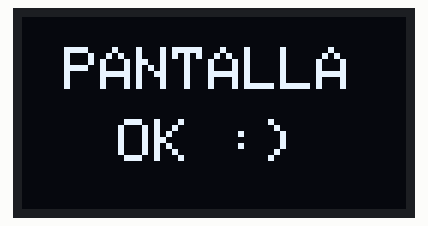
This sketch was run on a simulated ESP32-C3. Parts: 128×64 one-colour display. What the sketch prints to the serial monitor is not drawn.

Above: at 0.7 s.
At 3.2 s:
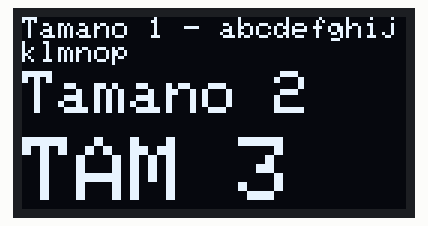
At 5.7 s:
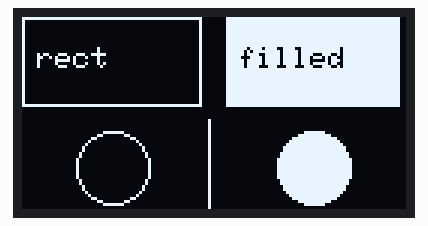
At 12.0 s:
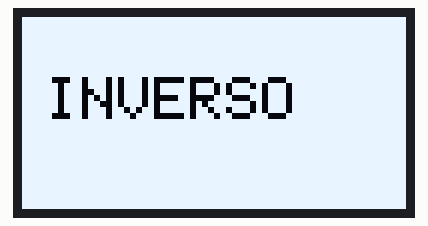
At 16.1 s:
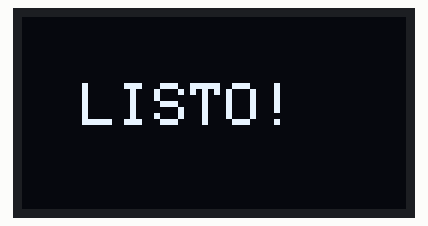
At 17.7 s:
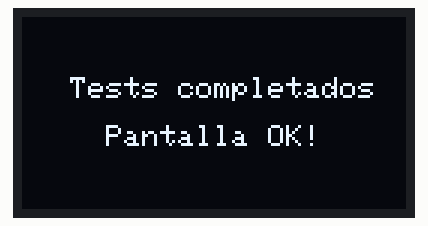

The sketch:

prueba_pantalla.ino
```cpp
/*
  prueba_pantalla.ino
  Hardware: ESP32-C3 Super Mini + OLED SH1106 128×64

  Verifica que la pantalla esté correctamente conectada y funcione.
  Ejecuta una serie de tests visuales en orden automático.

  TESTS:
    1. Scanner I2C — confirma que el display responde en el bus
    2. Texto básico — "PANTALLA OK" en pantalla
    3. Tamaños de texto — 3 tamaños disponibles (1, 2, 3)
    4. Formas — rectángulo, círculo, líneas diagonales
    5. Píxeles — pantalla completa encendida (todos los píxeles ON)
    6. Inversión — prueba contraste con invertDisplay()
    7. Animación — barra que crece de izquierda a derecha

  Si la pantalla no aparece en el test 1 (Scanner I2C):
    → Verifica SDA = GPIO 8  y  SCL = GPIO 9
    → Verifica que la pantalla recibe 3.3V
    → Verifica la dirección I2C: la SH1106 puede estar en 0x3C o 0x3D

  LIBRERÍAS necesarias:
    Adafruit GFX Library
    Adafruit SH110X

  PINES:
    SDA = GPIO 8
    SCL = GPIO 9
*/

#include <Wire.h>
#include <Adafruit_GFX.h>
#include <Adafruit_SH110X.h>

#define SDA_PIN       8
#define SCL_PIN       9
#define OLED_ADDR  0x3C
#define ANCHO        128
#define ALTO          64

Adafruit_SH1106G display(ANCHO, ALTO, &Wire, -1);

// ── Utilidades ─────────────────────────────────────────────────────────────

void titulo(const char* txt) {
  Serial.printf("\n[TEST] %s\n", txt);
}

void esperar(int ms, const char* motivo = nullptr) {
  if (motivo) Serial.printf("      (%s)\n", motivo);
  delay(ms);
}

// ── Test 1 — Scanner I2C ───────────────────────────────────────────────────

void testScannerI2C() {
  titulo("Scanner I2C");
  Serial.println("      Buscando dispositivos en el bus I2C...");

  int encontrados = 0;
  for (uint8_t addr = 1; addr < 127; addr++) {
    Wire.beginTransmission(addr);
    uint8_t error = Wire.endTransmission();
    if (error == 0) {
      Serial.printf("      Dispositivo encontrado en 0x%02X", addr);
      if      (addr == 0x3C || addr == 0x3D) Serial.print("  ← OLED SH1106 ✓");
      else if (addr == 0x68 || addr == 0x69) Serial.print("  ← posible IMU");
      Serial.println();
      encontrados++;
    }
  }

  if (encontrados == 0) {
    Serial.println("      ERROR: no se encontró ningún dispositivo I2C.");
    Serial.println("      Verifica SDA=GPIO8, SCL=GPIO9 y alimentación 3.3V.");
  } else {
    Serial.printf("      Total: %d dispositivo(s) encontrado(s).\n", encontrados);
  }
}

// ── Test 2 — Texto básico ──────────────────────────────────────────────────

void testTextoBasico() {
  titulo("Texto basico");
  display.clearDisplay();
  display.setTextColor(SH110X_WHITE);
  display.setTextSize(2);
  display.setCursor(14, 10);
  display.print("PANTALLA");
  display.setCursor(32, 34);
  display.print("OK :)");
  display.display();
  Serial.println("      Deberias ver: PANTALLA / OK :)");
  esperar(2500);
}

// ── Test 3 — Tamaños de texto ──────────────────────────────────────────────

void testTamanosTexto() {
  titulo("Tamanos de texto (1, 2, 3)");
  display.clearDisplay();
  display.setTextColor(SH110X_WHITE);

  display.setTextSize(1);
  display.setCursor(0, 0);
  display.print("Tamano 1 - abcdefghijklmnop");

  display.setTextSize(2);
  display.setCursor(0, 18);
  display.print("Tamano 2");

  display.setTextSize(3);
  display.setCursor(0, 40);
  display.print("TAM 3");

  display.display();
  Serial.println("      Deberias ver 3 lineas con texto de distinto tamano.");
  esperar(2500);
}

// ── Test 4 — Formas geométricas ────────────────────────────────────────────

void testFormas() {
  titulo("Formas geometricas");
  display.clearDisplay();

  // Rectángulo sin relleno
  display.drawRect(0, 0, 60, 30, SH110X_WHITE);
  display.setCursor(5, 10);
  display.setTextSize(1);
  display.print("rect");

  // Rectángulo relleno
  display.fillRect(68, 0, 58, 30, SH110X_WHITE);
  display.setTextColor(SH110X_BLACK);
  display.setCursor(72, 10);
  display.print("filled");
  display.setTextColor(SH110X_WHITE);

  // Círculo
  display.drawCircle(30, 50, 12, SH110X_WHITE);

  // Círculo relleno
  display.fillCircle(97, 50, 12, SH110X_WHITE);

  // Líneas diagonales de prueba
  display.drawLine(62, 34, 62, 64, SH110X_WHITE);  // separador vertical

  display.display();
  Serial.println("      Deberias ver: rect vacio, rect relleno, circulo, circulo relleno.");
  esperar(2500);
}

// ── Test 5 — Todos los píxeles ON ──────────────────────────────────────────

void testPixelesOn() {
  titulo("Todos los pixeles encendidos");
  display.clearDisplay();
  // Llenar todo el buffer de pantalla con blanco
  for (int y = 0; y < ALTO; y++) {
    for (int x = 0; x < ANCHO; x++) {
      display.drawPixel(x, y, SH110X_WHITE);
    }
  }
  display.display();
  Serial.println("      Deberias ver la pantalla completamente blanca.");
  Serial.println("      Si hay pixeles muertos aparecen como puntos negros.");
  esperar(2500);
}

// ── Test 6 — Inversión ─────────────────────────────────────────────────────

void testInversion() {
  titulo("Inversion de colores (invertDisplay)");

  // Texto de referencia
  display.clearDisplay();
  display.setTextColor(SH110X_WHITE);
  display.setTextSize(2);
  display.setCursor(10, 20);
  display.print("NORMAL");
  display.display();
  esperar(1200);

  // Invertir
  display.invertDisplay(true);
  display.setCursor(10, 20);
  display.clearDisplay();
  display.setTextColor(SH110X_WHITE);
  display.setTextSize(2);
  display.setCursor(8, 20);
  display.print("INVERSO");
  display.display();
  Serial.println("      Deberias ver texto negro sobre fondo blanco.");
  esperar(1500);

  // Volver a normal
  display.invertDisplay(false);
  esperar(300);
}

// ── Test 7 — Animación de barra ────────────────────────────────────────────

void testAnimacionBarra() {
  titulo("Animacion: barra de carga");
  display.clearDisplay();
  display.setTextColor(SH110X_WHITE);
  display.setTextSize(1);
  display.setCursor(28, 8);
  display.print("Cargando...");
  display.drawRect(4, 28, 120, 14, SH110X_WHITE);
  display.display();

  for (int w = 0; w <= 116; w += 4) {
    display.fillRect(5, 29, w, 12, SH110X_WHITE);
    // Porcentaje
    display.fillRect(50, 46, 40, 10, SH110X_BLACK);
    display.setCursor(50, 46);
    display.printf("%d%%", (int)map(w, 0, 116, 0, 100));
    display.display();
    delay(50);
  }

  display.clearDisplay();
  display.setTextSize(2);
  display.setCursor(20, 22);
  display.print("LISTO!");
  display.display();
  Serial.println("      Animacion completa.");
  esperar(1500);
}

// ═══════════════════════════════════════════════════════════════════════════
//  setup / loop
// ═══════════════════════════════════════════════════════════════════════════

void setup() {
  Serial.begin(115200);
  delay(500);

  Wire.begin(SDA_PIN, SCL_PIN);
  Wire.setClock(400000);

  Serial.println();
  Serial.println("========================================");
  Serial.println("  PRUEBA DE PANTALLA — SH1106 OLED");
  Serial.println("========================================");
  Serial.printf("  SDA=GPIO%d  SCL=GPIO%d  Dir=0x%02X\n", SDA_PIN, SCL_PIN, OLED_ADDR);
  Serial.println("========================================");

  // ── Test 1: Scanner I2C (sin display todavía) ───────────────────────────
  testScannerI2C();

  // ── Inicializar display ─────────────────────────────────────────────────
  Serial.println("\n[INIT] Inicializando display...");
  if (!display.begin(OLED_ADDR, true)) {
    Serial.println("  ERROR: display.begin() falló.");
    Serial.println("  Verifica la dirección I2C (0x3C o 0x3D) y el cableado.");
    Serial.println("  El sketch se detiene aquí.");
    while (true) delay(1000);
  }
  Serial.println("  display.begin() OK\n");

  display.setContrast(255);
  display.clearDisplay();
  display.display();

  // ── Ejecutar tests visuales ─────────────────────────────────────────────
  testTextoBasico();
  testTamanosTexto();
  testFormas();
  testPixelesOn();
  testInversion();
  testAnimacionBarra();

  // ── Resultado final ─────────────────────────────────────────────────────
  Serial.println("\n========================================");
  Serial.println("  Todos los tests completados.");
  Serial.println("  Si viste todos los graficos: pantalla OK.");
  Serial.println("========================================");

  display.clearDisplay();
  display.setTextColor(SH110X_WHITE);
  display.setTextSize(1);
  display.setCursor(16, 20);
  display.print("Tests completados");
  display.setCursor(28, 36);
  display.print("Pantalla OK!");
  display.display();
}

void loop() {
  // Nada — todos los tests corren en setup()
}
```

Measured:
- what the display in image 0 shows lasts 2.5 s, from 0.6 s to 3.1 s
- what the display in image 3 shows lasts 1.5 s, from 12.0 s to 13.5 s
